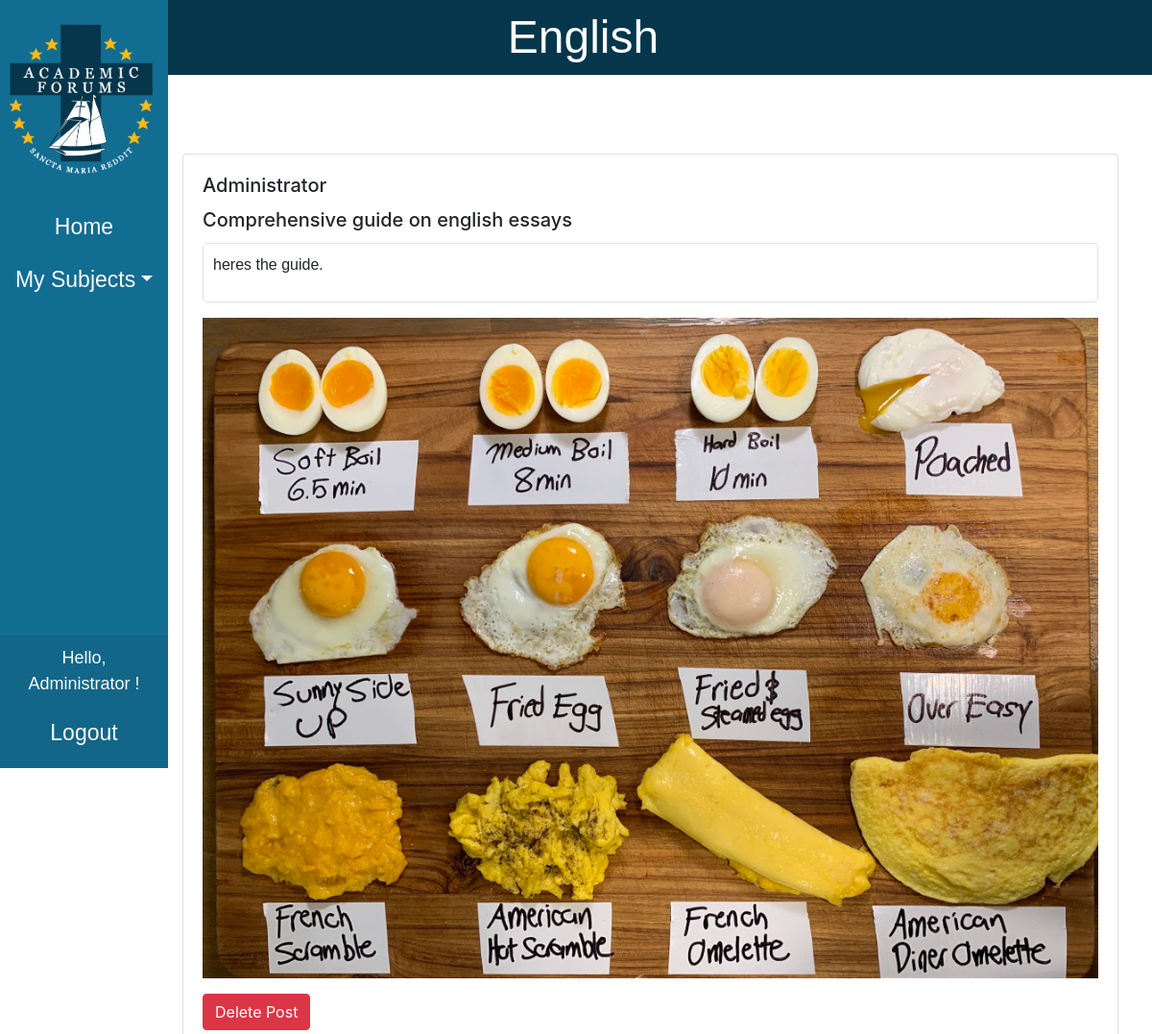
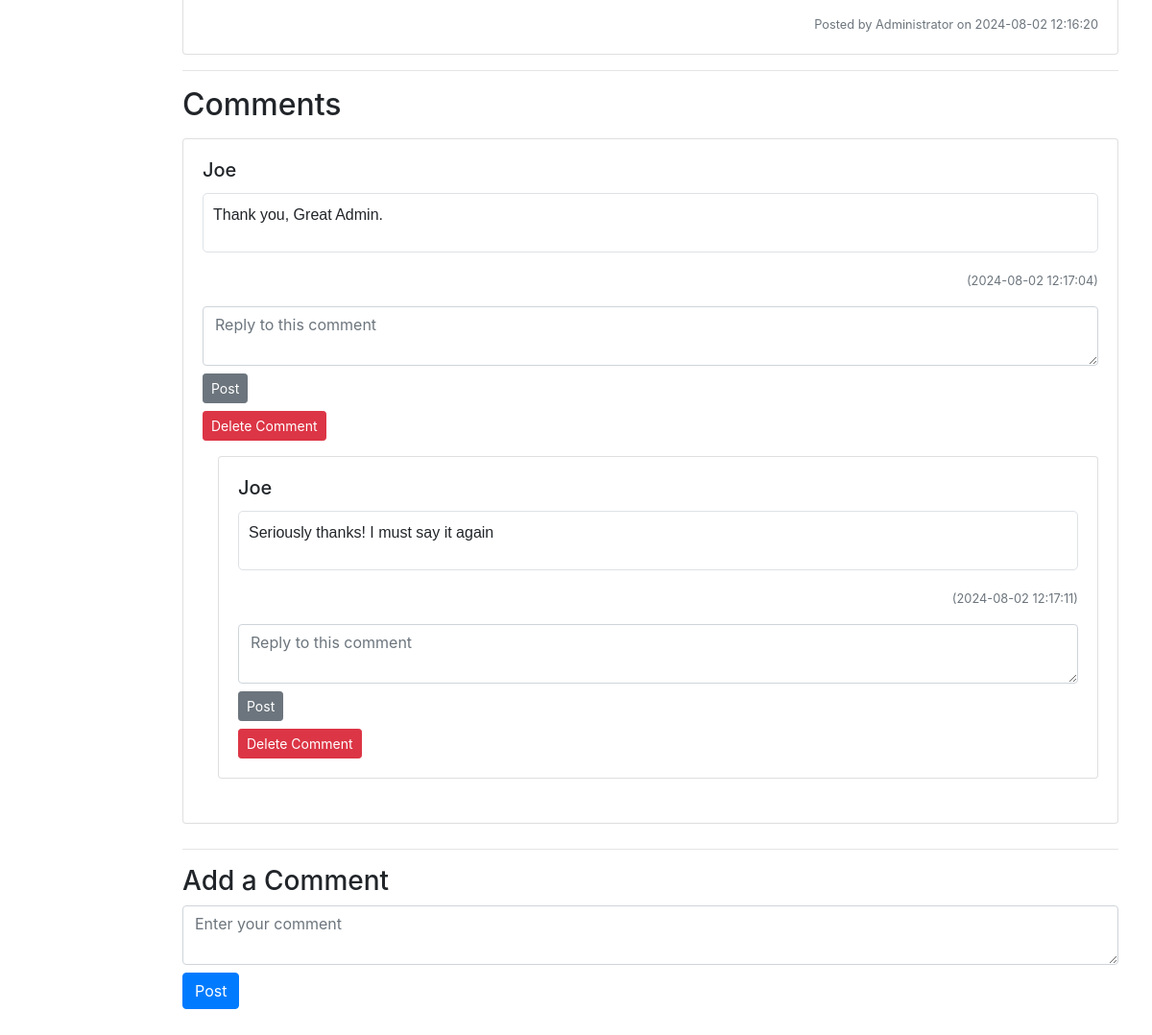
Page /forums/English/post/6 (signed in) on the committed database (2 pictures, top to bottom).
### website/models.py (models this page shows)
class Forum(db.Model):
    id = db.Column(db.Integer, primary_key=True)
    title = db.Column(db.String(150), unique=True, nullable=False)
    description = db.Column(db.Text, nullable=True)
    posts = db.relationship('Post', backref='forum', lazy=True, cascade='all, delete-orphan')
    users = db.relationship('User', secondary=user_forum_association, back_populates='forums')

class User(db.Model, UserMixin):
    id = db.Column(db.Integer, primary_key=True)
    email = db.Column(db.String(150), unique=True)
    first_name = db.Column(db.String(150))
    password = db.Column(db.String(150))
    date = db.Column(db.DateTime(timezone=True), default=func.now())
    notes = db.relationship('Note', backref='author', lazy=True)
    posts = db.relationship('Post', backref='author', lazy=True)
    comments = db.relationship('Comment', backref='author', lazy=True)
    forums = db.relationship('Forum', secondary=user_forum_association, back_populates='users')
    is_admin = db.Column(db.Boolean, default=False)

class Post(db.Model):
    id = db.Column(db.Integer, primary_key=True)
    title = db.Column(db.String(100), nullable=False)
    content = db.Column(db.Text, nullable=False)
    media_filename = db.Column(db.String(100), nullable=True)
    user_id = db.Column(db.Integer, db.ForeignKey('user.id'), nullable=False)
    forum_id = db.Column(db.Integer, db.ForeignKey('forum.id'), nullable=False)
    date = db.Column(db.DateTime(timezone=True), default=func.now())
    comments = db.relationship('Comment', backref='post', lazy=True, cascade='all, delete-orphan')

class Comment(db.Model):
    id = db.Column(db.Integer, primary_key=True)
    content = db.Column(db.Text, nullable=False)
    user_id = db.Column(db.Integer, db.ForeignKey('user.id'), nullable=False)
    post_id = db.Column(db.Integer, db.ForeignKey('post.id'), nullable=False)
    parent_id = db.Column(db.Integer, db.ForeignKey('comment.id'), nullable=True)
    replies = db.relationship('Comment', backref=backref('parent', remote_side=[id]), lazy='dynamic', cascade='all, delete-orphan')
    date = db.Column(db.DateTime(timezone=True), default=func.now())

### website/forums.py (the view)
@forums.route('/forums/<string:forum_title>/post/<int:post_id>')
@login_required
def view_post(forum_title, post_id):
    forum = Forum.query.filter_by(title=forum_title).first_or_404()
    if forum not in current_user.forums:
        flash("You are not subscribed to this forum.", "error")
        return redirect(url_for('forums.forum_home'))
    post = Post.query.get_or_404(post_id)
    comments = Comment.query.filter_by(post_id=post_id, parent_id=None).all()
    form = CommentForm()
    return render_template('view_post.html', post=post, comments=comments, user=current_user, form=form, forum=forum)

### website/forums.py
class CommentForm(FlaskForm):
    content = TextAreaField('Content', validators=[DataRequired()])
    parent_id = HiddenField('Parent ID')
    submit = SubmitField('Post')

### website/__init__.py (called while the page is built)
def create_app():
    app = Flask(__name__, static_url_path='/static')
    app.config['SECRET_KEY'] = "*MD?Xh;Ts0)=2s5"
    app.config['SQLALCHEMY_DATABASE_URI'] = f'sqlite:///{DB_NAME}'
    app.config['UPLOAD_FOLDER'] = UPLOAD_FOLDER
    db.init_app(app)
    migrate = Migrate(app, db)
    from .views import views
    from .auth import auth
    from .forums import forums
    app.register_blueprint(views)
    app.register_blueprint(auth)
    app.register_blueprint(forums)
    from .models import User, Note, Post, Forum, Comment
    with app.app_context():
        db.create_all()
    login_manager = LoginManager()
    login_manager.login_view = 'auth.login'
    login_manager.init_app(app)
    @login_manager.user_loader
    def load_user(id):
        return User.query.get(int(id))
    return app

### website/templates/view_post.html (shortened to what this page needs)
{% extends 'base.html' %}
{% block header_title %}
  {{ forum.title }}
{% endblock %}
{% block content %}
  <div class="margin"></div>
  <div class="postcard">
    <div class="card" style="width: 100%; margin: auto;">
      <div class="card-body">
        <h5 class="card-title">{{ post.author.first_name }}</h5>
        <h5 class="card-title">{{ post.title }}</h5>
        <div class="card-text" style="border: 1px solid #dee2e6; padding: 10px; border-radius: 5px;">
          <p>{{ post.content }}</p>
        </div>
        {% if post.media_filename %}
          <div class="media-container mt-3">
            <img src="{{ url_for('static', filename='uploads/' + post.media_filename) }}" alt="Media attachment" class="img-fluid" />
          </div>
        {% endif %}
        {% if current_user.id == post.user_id or current_user.is_admin %}
          <form method="POST" action="{{ url_for('forums.delete_post', post_id=post.id) }}" style="display: inline;">
            <button type="submit" class="btn btn-danger mt-3">Delete Post</button>
          </form>
        {% endif %}
        <div class="text-muted text-right mt-3">
          <small>Posted by {{ post.author.first_name }} on {{ post.date.strftime('%Y-%m-%d %H:%M:%S') }}</small>
        </div>
      </div>
    </div>
  </div>
  <hr />
  <h2>Comments</h2>
  <ul class="list-unstyled">
    {% macro render_comment(comment) %}
      <li class="media my-3">
        <div class="card" style="width: 100%; margin-bottom: 10px;">
          <div class="card-body">
            <h5 class="card-title">{{ comment.author.first_name }}</h5>
            <div class="card-text" style="border: 1px solid #dee2e6; padding: 10px; border-radius: 5px;">
              <p>{{ comment.content }}</p>
            </div>
            <div class="text-muted text-right mt-3">
              <small>({{ comment.date.strftime('%Y-%m-%d %H:%M:%S') }})</small>
            </div>
            {% if current_user.is_authenticated %}
              <form method="POST" action="{{ url_for('forums.reply_comment', forum_title=post.forum.title, post_id=post.id, comment_id=comment.id) }}" class="mt-3">
                {{ form.content(class='form-control', placeholder='Reply to this comment') }}
                {{ form.submit(class='btn btn-secondary btn-sm mt-2') }}
              </form>
            {% endif %}
            {% if current_user.id == comment.user_id or current_user.is_admin %}
              <form method="POST" action="{{ url_for('forums.delete_comment', post_id=post.id, comment_id=comment.id) }}" style="display: inline;">
                <button type="submit" class="btn btn-danger btn-sm mt-2">Delete Comment</button>
              </form>
            {% endif %}
            {% if comment.replies.count() > 0 %}
              <ul class="list-unstyled ml-3 mt-3">
                {% for reply in comment.replies %}
                  {{ render_comment(reply) }}
                {% endfor %}
              </ul>
            {% endif %}
          </div>
        </div>
      </li>
    {% endmacro %}
    {% for comment in comments %}
      {{ render_comment(comment) }}
    {% endfor %}
  </ul>
  <hr />
  {% if user.is_authenticated %}
    <h3>Add a Comment</h3>
    <form method="POST" action="{{ url_for('forums.add_comment', forum_title=post.forum.title, post_id=post.id) }}">
      {{ form.content(class='form-control', placeholder='Enter your comment') }}
      {{ form.submit(class='btn btn-primary mt-2') }}
    </form>
  {% else %}
    <p>
      You must <a href="{{ url_for('auth.login') }}">log in</a> to post a comment.
    </p>
  {% endif %}
{% endblock %}

### website/templates/base.html (shortened to what this page needs)
<!DOCTYPE html>
<html lang="en">
  <head>
    <link rel="stylesheet" href="https://cdn.jsdelivr.net/npm/bootstrap@4.4.1/dist/css/bootstrap.min.css" />
    <link rel="stylesheet" type="text/css" href="{{ url_for('static', filename='main.css') }}" />
  </head>
  <body>
    <header class="fixed-header">
      <div class="container">
        <h1>
          {% block header_title %}{% endblock %}
        </h1>
      </div>
    </header>
    <div class="sidebar">
      <a class="navbar-brand" href="/"><img class="editlogo" src="{{ url_for('static', filename='images/logo.png') }}" alt="Sancta Maria College" /></a>
      <ul class="nav flex-column">
        {% if user.is_authenticated %}
          <li class="nav-item">
            <a class="nav-link" href="/home">Home</a>
          </li>
          <li class="nav-item dropdown">
            <a class="nav-link dropdown-toggle" href="#" id="dropdownMySubjects" role="button" data-toggle="dropdown" aria-haspopup="true" aria-expanded="false">My Subjects</a>
          </li>
        {% else %}
          <li class="nav-item">
            <a class="nav-link" href="/home">Home</a>
          </li>
        {% endif %}
      </ul>
      <div class="footer">
        {% if user.is_authenticated %}
          <p class="greeting">Hello, {{ user.first_name }}!</p>
          <a class="nav-link" href="/logout">Logout</a>
        {% else %}
          <a class="nav-link" href="/login">Login</a>
          <a class="nav-link" href="/sign-up">Sign Up</a>
        {% endif %}
      </div>
    </div>
    <div class="content">
      <div class="container">
        {% block content %}
        {% endblock %}
      </div>
    </div>
  </body>
</html>

### website/static/main.css (style rules this page uses)
.sidebar { height: 100vh; width: 175px; position: fixed; top: 0; left: 0; background-color: #126d92; padding-top: 20px; display: flex; flex-direction: column; justify-content: space-between; font-family: Arial, Helvetica, sans-serif; text-align: center; z-index: 100; }
.sidebar .navbar-brand { margin-bottom: 20px; }
.sidebar img { width: 100%; height: auto; }
.sidebar .nav { flex: 1; }
.sidebar .nav-link { color: #f8f9fa; padding: 10px 15px; text-decoration: none; font-size: 23px; }
.sidebar .footer { padding: 10px; background-color: #126688; text-align: center; color: #f8f9fa; font-family: Arial, Helvetica, sans-serif; }
.sidebar .footer a { color: #f8f9fa; text-decoration: none; display: block; padding: 10px; }
.fixed-header { position: fixed; top: 0; left: 175px; width: calc(100% - 175px); background-color: #05364b; color: #ffffff; padding: 10px 0; z-index: 1020; }
.fixed-header .container { display: flex; align-items: center; justify-content: center; }
.fixed-header h1 { margin: 0; font-size: 3rem; font-family: Arial, Helvetica, sans-serif; padding-right: 160px; }
.content { margin-top: 60px; margin-bottom: 60px; }
.footer .greeting { margin-bottom: 10px; color: #f8f9fa; font-size: 18px; }
.margin { padding-top: 100px; }
.editlogo { padding-left: 10px; }
h1 { font-family: Arial, Helvetica, sans-serif; }
p { font-family: Arial, Helvetica, sans-serif; }
html, body { height: 100%; margin: 0; }
body { display: flex; flex-direction: column; }
.footer { grid-column: 1 / span 2; text-align: center; padding: 10px 0; }
.content { margin-top: 60px; padding-left: 175px; padding-right: 20px; padding-bottom: 60px; }

### rows in the picture
Forum: title "English"
User: first_name "Administrator", author.first_name "Administrator"
Post: title "Comprehensive guide on english essays", content "heres the guide.", media_filename (picture), date "2024-08-02 12:16:20"
Comment: author.first_name "Joe", content "Thank you, Great Admin.", date "2024-08-02 12:17:04"
Comment: content "Seriously thanks! I must say it again", date "2024-08-02 12:17:11"
User: author.first_name "Joe"
